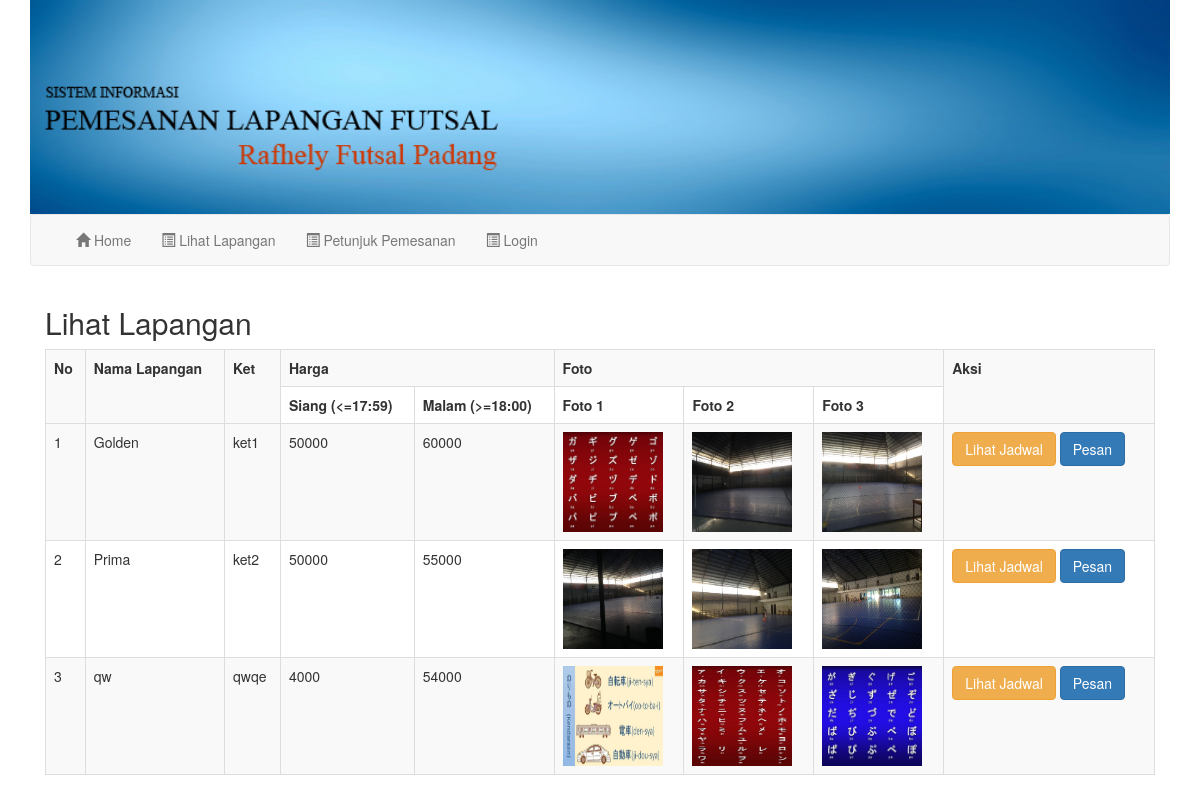
/?view=lap, run on the app's committed database.
### tables this page shows
CREATE TABLE `lapangan` (
  `idlap` int(11) NOT NULL,
  `nm` varchar(35) NOT NULL,
  `ket` text NOT NULL,
  `harga1` int(11) NOT NULL,
  `harga2` int(11) NOT NULL,
  `f1` text NOT NULL,
  `f2` text NOT NULL,
  `f3` text NOT NULL
);

### lap.php (the view, shortened to what this page needs)
<?php
if($_GET[id]==""){
?>
<h2>Lihat Lapangan</h2>
<table width='478' border='1' class='table table-bordered table-striped'>
  <tr>
    <th rowspan=2>No</th><th rowspan=2>Nama Lapangan</th><th rowspan=2>Ket</th><th colspan=2>Harga</th><th colspan=3>Foto</th><th rowspan=2>Aksi</th>
  </tr>
  <tr><th>Siang (<=17:59)</th><th>Malam (>=18:00)</th><th>Foto 1</th><th> Foto 2</th><th>Foto 3</th></tr>
  <?php
  $q=mysql_query("select * from lapangan order by nm");
$no=1;
 while($d=mysql_fetch_array($q)){
  echo"
  <tr>
	<td>$no</td>
	<td>$d[nm]</td>
	<td>$d[ket]</td>
	<td>$d[harga1]</td>
	<td>$d[harga2]</td>
	<td><a href='galery/$d[f1]' target='blank'><img src='galery/$d[f1]' height='100' width='100'></a></td>
	<td><a href='galery/$d[f2]' target='blank'><img src='galery/$d[f2]' height='100' width='100'></a></td>
	<td><a href='galery/$d[f3]' target='blank'><img src='galery/$d[f3]' height='100' width='100'></a></td>
	<td><a href='?view=lap&id=$d[idlap]' class='btn btn-warning'>Lihat Jadwal</a> ";
  if($_SESSION[iduser]!=""){
echo"<a href='?view=pesan&id=$d[idlap]' class='btn btn-info'>Pesan</a></td>";
  }else{
echo"<a href=\"#\" role=\"button\" data-toggle=\"modal\" data-target=\"#kode\" class=\"btn btn-primary\">Pesan</a></td>";
}
echo"</tr>";
  $no++;
  }
  ?>
</table>
<?php
}
?>

### data on the page
lapangan: nm "Golden", ket "ket1", harga1 "50000", harga2 "60000", f1 (picture), f2 (picture), f3 (picture)
lapangan: nm "Prima", ket "ket2", harga1 "50000", harga2 "55000", f1 (picture), f2 (picture), f3 (picture)
lapangan: nm "qw", ket "qwqe", harga1 "4000", harga2 "54000", f1 (picture), f2 (picture), f3 (picture)
